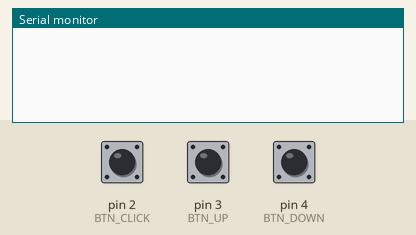
Bench run of a sketch on a simulated Arduino Uno, built with avr-gcc and run on an emulated ATmega328P. On the bench: the last lines printed to the serial monitor. Inputs (shaded band) come from the test bench; at power-on: pin 2 (BTN_CLICK) HIGH, pin 3 (BTN_UP) HIGH, pin 4 (BTN_DOWN) HIGH.

Above: at 1.2 s.
1.3 s: pin 2 (BTN_CLICK) pulled LOW for 0.15 s
At 2.5 s:
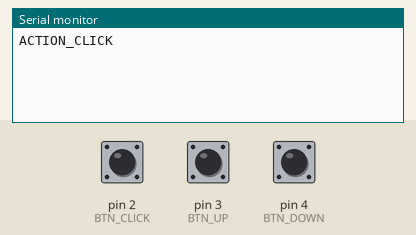
2.9 s: pin 3 (BTN_UP) pulled LOW for 0.15 s
At 4.0 s:
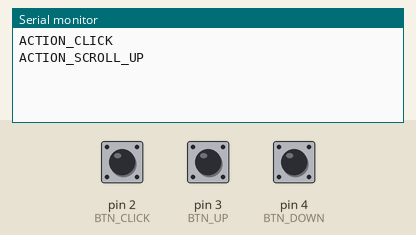
4.5 s: pin 4 (BTN_DOWN) pulled LOW for 0.15 s
At 5.0 s:
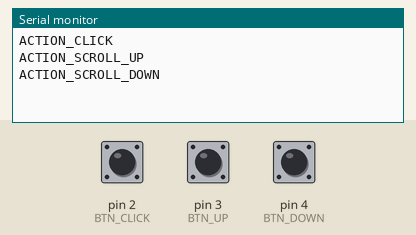

Measured:
- after the input at 1.3 s, the serial monitor: prints a new line at once (image 1)
- after the input at 2.9 s, the serial monitor: prints a new line at once (image 2)
- after the input at 4.5 s, the serial monitor: prints a new line at once (image 3)

The sketch:

esp_code.ino
```cpp
const int BTN_CLICK = 2;
const int BTN_UP = 3;
const int BTN_DOWN = 4;

bool lastClick = HIGH;
bool lastUp = HIGH;
bool lastDown = HIGH;

void setup() {

  Serial.begin(115200);

  pinMode(BTN_CLICK, INPUT_PULLUP);
  pinMode(BTN_UP, INPUT_PULLUP);
  pinMode(BTN_DOWN, INPUT_PULLUP);

}

void loop() {

  bool click = digitalRead(BTN_CLICK);
  bool up = digitalRead(BTN_UP);
  bool down = digitalRead(BTN_DOWN);

  if (lastClick == HIGH && click == LOW) {

    Serial.println("ACTION_CLICK");

  }

  if (lastUp == HIGH && up == LOW) {

    Serial.println("ACTION_SCROLL_UP");

  }

  if (lastDown == HIGH && down == LOW) {

    Serial.println("ACTION_SCROLL_DOWN");

  }

  lastClick = click;
  lastUp = up;
  lastDown = down;

  delay(10);

}
```
